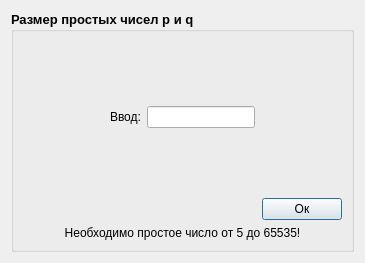
<?xml version="1.0" encoding="UTF-8"?>
<ui version="4.0">
 <class>SizeWindow</class>
 <widget class="QDialog" name="SizeWindow">
  <property name="geometry">
   <rect>
    <x>0</x>
    <y>0</y>
    <width>365</width>
    <height>263</height>
   </rect>
  </property>
  <property name="minimumSize">
   <size>
    <width>365</width>
    <height>263</height>
   </size>
  </property>
  <property name="maximumSize">
   <size>
    <width>365</width>
    <height>263</height>
   </size>
  </property>
  <property name="windowTitle">
   <string>Prime Number</string>
  </property>
  <property name="windowIcon">
   <iconset resource="images.qrc">
    <normaloff>:/icon.png</normaloff>:/icon.png</iconset>
  </property>
  <layout class="QVBoxLayout" name="verticalLayout_2">
   <item>
    <widget class="QGroupBox" name="groupBox">
     <property name="font">
      <font>
       <pointsize>10</pointsize>
       <weight>75</weight>
       <bold>true</bold>
      </font>
     </property>
     <property name="autoFillBackground">
      <bool>false</bool>
     </property>
     <property name="styleSheet">
      <string notr="true"/>
     </property>
     <property name="title">
      <string>Размер простых чисел p и q</string>
     </property>
     <layout class="QVBoxLayout" name="verticalLayout">
      <item>
       <spacer name="verticalSpacer_2">
        <property name="orientation">
         <enum>Qt::Vertical</enum>
        </property>
        <property name="sizeHint" stdset="0">
         <size>
          <width>20</width>
          <height>40</height>
         </size>
        </property>
       </spacer>
      </item>
      <item>
       <layout class="QHBoxLayout" name="horizontalLayout">
        <item>
         <spacer name="horizontalSpacer">
          <property name="orientation">
           <enum>Qt::Horizontal</enum>
          </property>
          <property name="sizeHint" stdset="0">
           <size>
            <width>40</width>
            <height>20</height>
           </size>
          </property>
         </spacer>
        </item>
        <item>
         <widget class="QLabel" name="label">
          <property name="font">
           <font>
            <pointsize>9</pointsize>
            <weight>50</weight>
            <bold>false</bold>
           </font>
          </property>
          <property name="text">
           <string>Ввод:</string>
          </property>
         </widget>
        </item>
        <item>
         <widget class="QLineEdit" name="lineEdit">
          <property name="font">
           <font>
            <pointsize>9</pointsize>
            <weight>50</weight>
            <bold>false</bold>
           </font>
          </property>
         </widget>
        </item>
        <item>
         <spacer name="horizontalSpacer_2">
          <property name="orientation">
           <enum>Qt::Horizontal</enum>
          </property>
          <property name="sizeHint" stdset="0">
           <size>
            <width>40</width>
            <height>20</height>
           </size>
          </property>
         </spacer>
        </item>
       </layout>
      </item>
      <item>
       <spacer name="verticalSpacer">
        <property name="orientation">
         <enum>Qt::Vertical</enum>
        </property>
        <property name="sizeHint" stdset="0">
         <size>
          <width>20</width>
          <height>40</height>
         </size>
        </property>
       </spacer>
      </item>
      <item>
       <layout class="QHBoxLayout" name="horizontalLayout_2">
        <item>
         <spacer name="horizontalSpacer_3">
          <property name="orientation">
           <enum>Qt::Horizontal</enum>
          </property>
          <property name="sizeHint" stdset="0">
           <size>
            <width>40</width>
            <height>20</height>
           </size>
          </property>
         </spacer>
        </item>
        <item>
         <widget class="QPushButton" name="pushButton">
          <property name="font">
           <font>
            <pointsize>9</pointsize>
            <weight>50</weight>
            <bold>false</bold>
           </font>
          </property>
          <property name="layoutDirection">
           <enum>Qt::LeftToRight</enum>
          </property>
          <property name="text">
           <string>Ок</string>
          </property>
         </widget>
        </item>
       </layout>
      </item>
      <item>
       <widget class="QLabel" name="label_2">
        <property name="font">
         <font>
          <pointsize>9</pointsize>
          <weight>50</weight>
          <italic>false</italic>
          <bold>false</bold>
          <underline>false</underline>
         </font>
        </property>
        <property name="styleSheet">
         <string notr="true"/>
        </property>
        <property name="text">
         <string>Необходимо простое число от 5 до 65535!</string>
        </property>
        <property name="alignment">
         <set>Qt::AlignCenter</set>
        </property>
       </widget>
      </item>
     </layout>
    </widget>
   </item>
  </layout>
 </widget>
 <resources>
  <include location="images.qrc"/>
 </resources>
 <connections/>
</ui>
